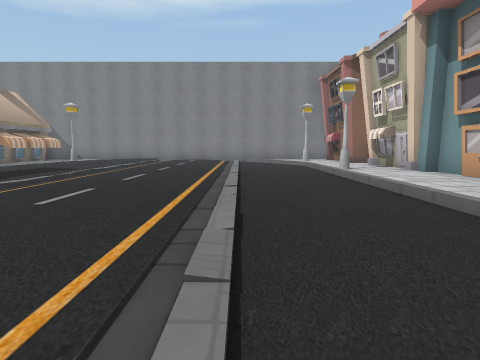
view 1 (above)

16 first-person views from a walk through a 3-D level made in the Unity game engine. The camera is 1.3 m above the floor, tilts 6° down and sees 75° across. The floor is counted in squares, 2 m on a side. Each view is taken from the middle of a square. On the plan, view 1 faces up. The plan holds only what a view shows up to about 10 squares ahead; the rest is blank. The place goes on beyond the plan.

view 2
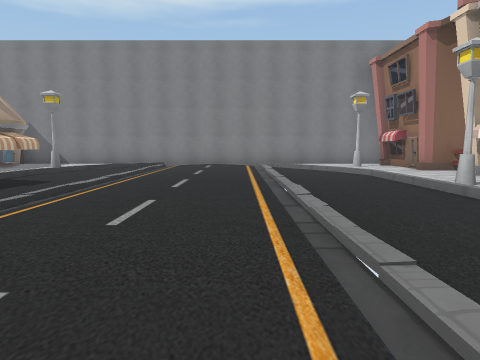

view 3
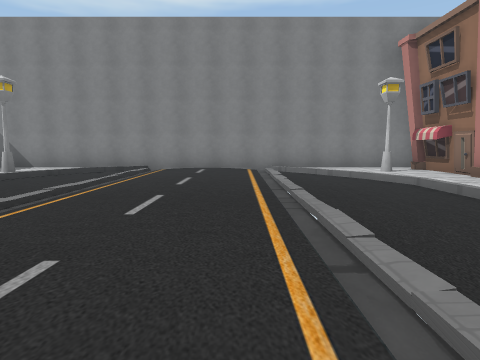

view 4
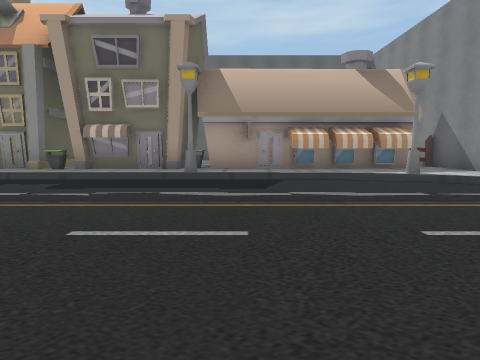

view 5
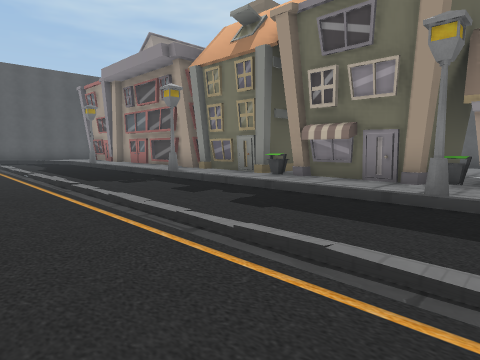

view 6
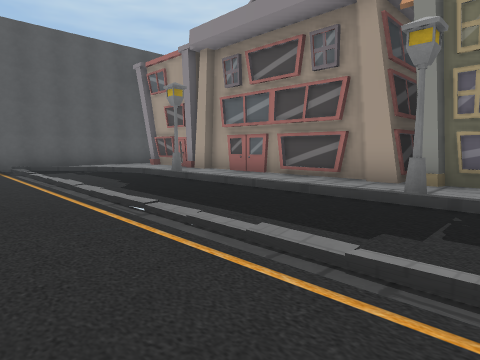

view 7
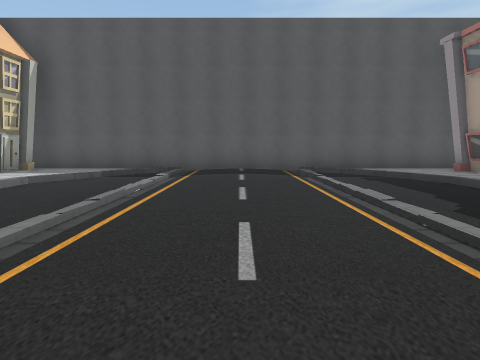

view 8
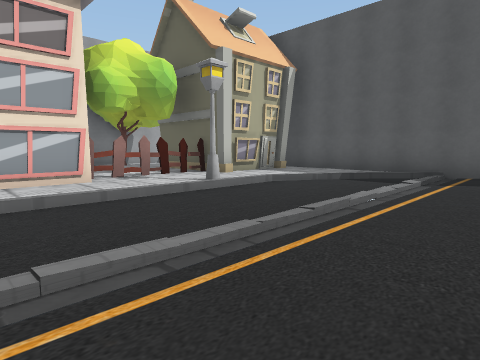

view 9
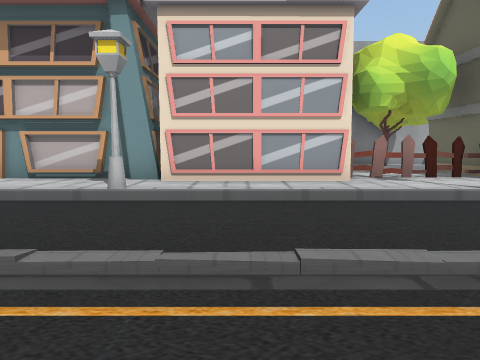

view 10
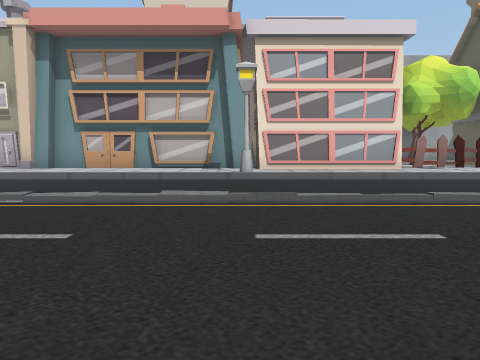

view 11
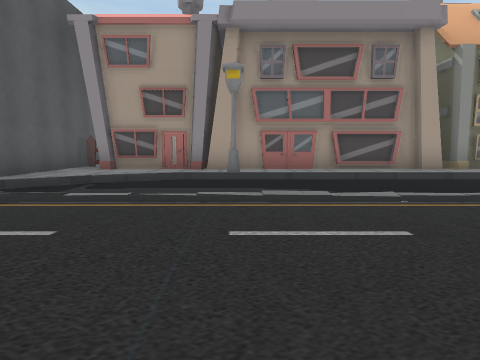

view 12
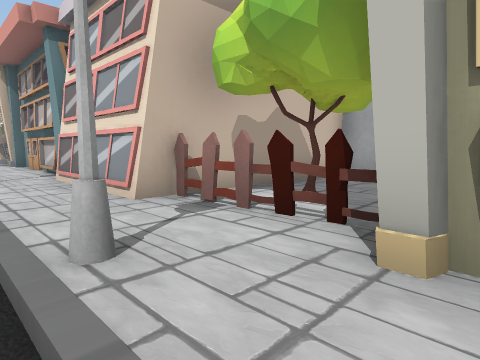

view 13
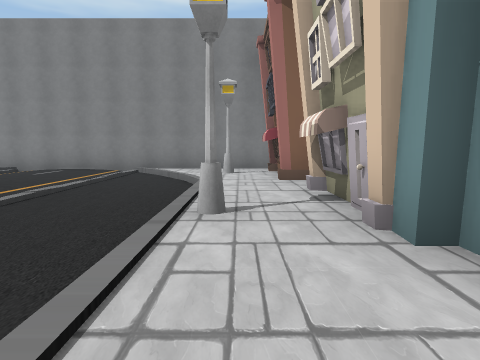

view 14
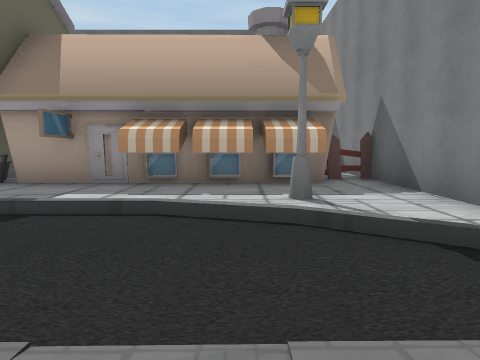

view 15
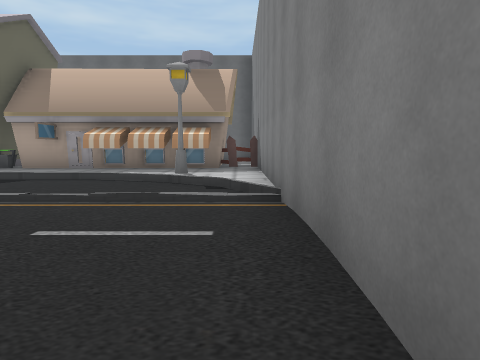

view 16
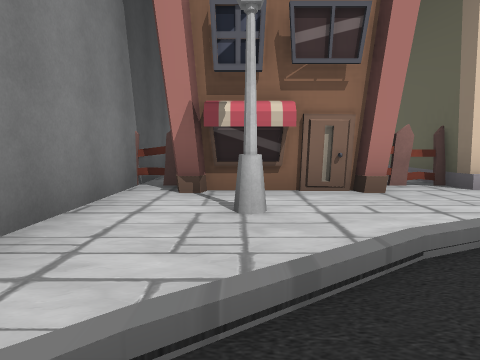

### Floor plan
Key: @ floor where view 1 was taken; # wall or solid block; . main floor; : floor 0.25 m higher than the main floor; / step, stairs or slope; H house; F fence; B bin; T tree; O other object.
Columns run from 11 left of view 1 to 7 right of it. Each row starts with its distance up from view 1.
 15 #################
 14  HF::://.:./:::##
 13   #HO:./.:.//:OH
 12    H:/./.:././:#
 11    H:/./.:././:##
 10    ::../.:./..:##
  9    H:../.:./..:H
  8   #BO../.:./..O##
  7   ##:../.:./..::#
  6    H:../.:./..::#
  5   ##:../.:./..::#
  4   #B:../.:./..::#
  3    H:../.:./..::#
  2    #O../.:./..O:#
  1   ##:../.:./..:##
  0    #:../.:.@..:H
 -1    #:../.:./..:#
 -2    #:../.:./..:####
 -3    #:../.:./..::F:
 -4    #O../.:./..O:FT
 -5   ##:../.:./..::F#
 -6    H:/./.:././:H
 -7    #:://.:.//::#
 -8   F::://.:./:::#
 -9  ###############

Positions as (right, up) in squares from view 1, and headings:
1: (0, 0), facing up
2: (-1, 3), facing up
3: (-1, 5), facing up
4: (0, 9), facing left
5: (-2, 9), facing down-left
6: (-2, 3), facing down-left
7: (-2, 1), facing down
8: (-2, 0), facing down-right
9: (-2, 0), facing right
10: (-4, 2), facing right
11: (0, -4), facing left
12: (2, -6), facing up-right
13: (3, 5), facing up
14: (-3, 12), facing left
15: (0, 14), facing left
16: (0, 13), facing right
